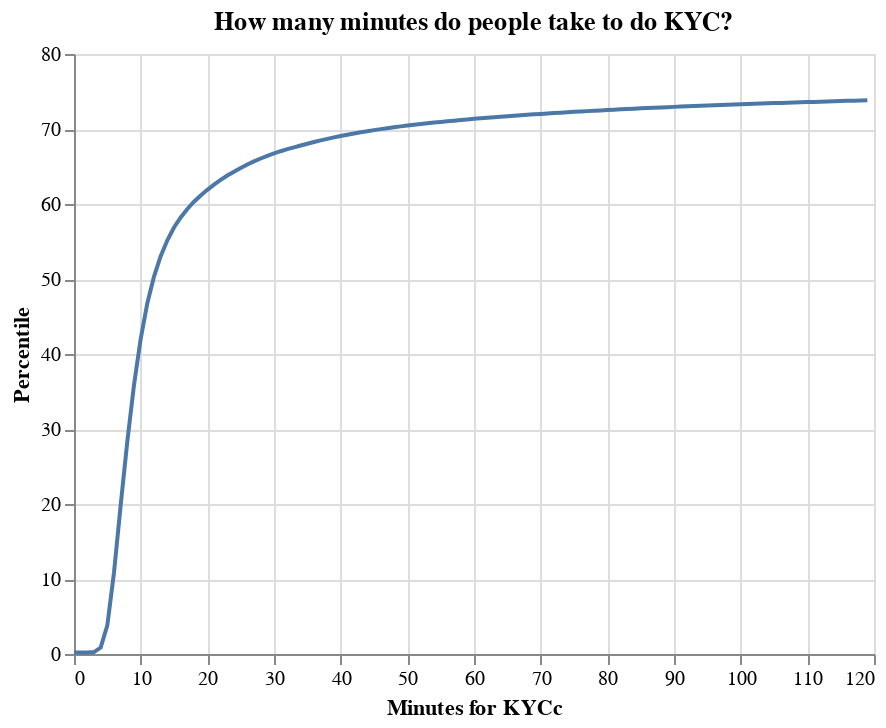

The notebook cell this image was saved under:
### Code cell
data = pd.read_pickle("kyc_time.pkl")

data["c"] = 1
data = data.groupby("time_diff").agg("count").reset_index()

data["group"] = 1
data["total"] = data.groupby(["group"])["c"].transform("sum")

data["perc"] = 100 * data["c"] / data["total"]
data["percentile"] = data["perc"].cumsum()

data = data.loc[data["time_diff"] < 120, :]

alt.Chart(data).mark_line().encode(
    x=alt.X("time_diff:Q", axis=alt.Axis(title="Minutes for KYCc")),
    y=alt.Y("percentile:Q", axis=alt.Axis(title="Percentile")),
).properties(title="How many minutes do people take to do KYC?")

### Figure 1 — Vega-Lite specification as saved in the notebook (floating-point values rounded to 4 significant figures)
{"config": {"view": {"continuousWidth": 400, "continuousHeight": 300}}, "data": {"name": "data-6bbb34a727a38ea994761f6bd3e9eeef"}, "mark": "line", "encoding": {"x": {"type": "quantitative", "axis": {"title": "Minutes for KYCc"}, "field": "time_diff"}, "y": {"type": "quantitative", "axis": {"title": "Percentile"}, "field": "percentile"}}, "title": "How many minutes do people take to do KYC?", "$schema": "https://vega.github.io/schema/vega-lite/v4.0.2.json", "datasets": {"data-6bbb34a727a38ea994761f6bd3e9eeef": [{"time_diff": 0, "user_created": 2485, "kyc_first_initiated": 2485, "kyc_first_completed": 2485, "country_tnc_legal": 2485, "attempts": 2485, "total": 1166132, "volume": 2104, "activated": 2485, "c": 2485, "group": 1, "perc": 0.2131, "percentile": 0.2131}, {"time_diff": 1, "user_created": 4, "kyc_first_initiated": 4, "kyc_first_completed": 4, "country_tnc_legal": 4, "attempts": 4, "total": 1166132, "volume": 3, "activated": 4, "c": 4, "group": 1, "perc": 0.000343, "percentile": 0.2134}, {"time_diff": 2, "user_created": 5, "kyc_first_initiated": 5, "kyc_first_completed": 5, "country_tnc_legal": 5, "attempts": 5, "total": 1166132, "volume": 3, "activated": 5, "c": 5, "group": 1, "perc": 0.0004288, "percentile": 0.2139}, {"time_diff": 3, "user_created": 525, "kyc_first_initiated": 525, "kyc_first_completed": 525, "country_tnc_legal": 525, "attempts": 525, "total": 1166132, "volume": 429, "activated": 525, "c": 525, "group": 1, "perc": 0.04502, "percentile": 0.2589}, {"time_diff": 4, "user_created": 6969, "kyc_first_initiated": 6969, "kyc_first_completed": 6969, "country_tnc_legal": 6969, "attempts": 6969, "total": 1166132, "volume": 5230, "activated": 6969, "c": 6969, "group": 1, "perc": 0.5976, "percentile": 0.8565}, {"time_diff": 5, "user_created": 34715, "kyc_first_initiated": 34715, "kyc_first_completed": 34715, "country_tnc_legal": 34715, "attempts": 34715, "total": 1166132, "volume": 24710, "activated": 34715, "c": 34715, "group": 1, "perc": 2.977, "percentile": 3.833}, {"time_diff": 6, "user_created": 81970, "kyc_first_initiated": 81970, "kyc_first_completed": 81970, "country_tnc_legal": 81970, "attempts": 81970, "total": 1166132, "volume": 56465, "activated": 81970, "c": 81970, "group": 1, "perc": 7.029, "percentile": 10.86}, {"time_diff": 7, "user_created": 104530, "kyc_first_initiated": 104530, "kyc_first_completed": 104530, "country_tnc_legal": 104530, "attempts": 104530, "total": 1166132, "volume": 71246, "activated": 104530, "c": 104530, "group": 1, "perc": 8.964, "percentile": 19.83}, {"time_diff": 8, "user_created": 99602, "kyc_first_initiated": 99602, "kyc_first_completed": 99602, "country_tnc_legal": 99602, "attempts": 99602, "total": 1166132, "volume": 67711, "activated": 99602, "c": 99602, "group": 1, "perc": 8.541, "percentile": 28.37}, {"time_diff": 9, "user_created": 87346, "kyc_first_initiated": 87346, "kyc_first_completed": 87346, "country_tnc_legal": 87346, "attempts": 87346, "total": 1166132, "volume": 59546, "activated": 87346, "c": 87346, "group": 1, "perc": 7.49, "percentile": 35.86}, {"time_diff": 10, "user_created": 71649, "kyc_first_initiated": 71649, "kyc_first_completed": 71649, "country_tnc_legal": 71649, "attempts": 71649, "total": 1166132, "volume": 49024, "activated": 71649, "c": 71649, "group": 1, "perc": 6.144, "percentile": 42.0}, {"time_diff": 11, "user_created": 55574, "kyc_first_initiated": 55574, "kyc_first_completed": 55574, "country_tnc_legal": 55574, "attempts": 55574, "total": 1166132, "volume": 38063, "activated": 55574, "c": 55574, "group": 1, "perc": 4.766, "percentile": 46.77}, {"time_diff": 12, "user_created": 41477, "kyc_first_initiated": 41477, "kyc_first_completed": 41477, "country_tnc_legal": 41477, "attempts": 41477, "total": 1166132, "volume": 28500, "activated": 41477, "c": 41477, "group": 1, "perc": 3.557, "percentile": 50.32}, {"time_diff": 13, "user_created": 31815, "kyc_first_initiated": 31815, "kyc_first_completed": 31815, "country_tnc_legal": 31815, "attempts": 31815, "total": 1166132, "volume": 22018, "activated": 31815, "c": 31815, "group": 1, "perc": 2.728, "percentile": 53.05}, {"time_diff": 14, "user_created": 24663, "kyc_first_initiated": 24663, "kyc_first_completed": 24663, "country_tnc_legal": 24663, "attempts": 24663, "total": 1166132, "volume": 17095, "activated": 24663, "c": 24663, "group": 1, "perc": 2.115, "percentile": 55.17}, {"time_diff": 15, "user_created": 19805, "kyc_first_initiated": 19805, "kyc_first_completed": 19805, "country_tnc_legal": 19805, "attempts": 19805, "total": 1166132, "volume": 13693, "activated": 19805, "c": 19805, "group": 1, "perc": 1.698, "percentile": 56.87}, {"time_diff": 16, "user_created": 15689, "kyc_first_initiated": 15689, "kyc_first_completed": 15689, "country_tnc_legal": 15689, "attempts": 15689, "total": 1166132, "volume": 10891, "activated": 15689, "c": 15689, "group": 1, "perc": 1.345, "percentile": 58.21}, {"time_diff": 17, "user_created": 13201, "kyc_first_initiated": 13201, "kyc_first_completed": 13201, "country_tnc_legal": 13201, "attempts": 13201, "total": 1166132, "volume": 9099, "activated": 13201, "c": 13201, "group": 1, "perc": 1.132, "percentile": 59.34}, {"time_diff": 18, "user_created": 11243, "kyc_first_initiated": 11243, "kyc_first_completed": 11243, "country_tnc_legal": 11243, "attempts": 11243, "total": 1166132, "volume": 7811, "activated": 11243, "c": 11243, "group": 1, "perc": 0.9641, "percentile": 60.31}, {"time_diff": 19, "user_created": 9745, "kyc_first_initiated": 9745, "kyc_first_completed": 9745, "country_tnc_legal": 9745, "attempts": 9745, "total": 1166132, "volume": 6877, "activated": 9745, "c": 9745, "group": 1, "perc": 0.8357, "percentile": 61.14}, {"time_diff": 20, "user_created": 8683, "kyc_first_initiated": 8683, "kyc_first_completed": 8683, "country_tnc_legal": 8683, "attempts": 8683, "total": 1166132, "volume": 6037, "activated": 8683, "c": 8683, "group": 1, "perc": 0.7446, "percentile": 61.89}, {"time_diff": 21, "user_created": 8139, "kyc_first_initiated": 8139, "kyc_first_completed": 8139, "country_tnc_legal": 8139, "attempts": 8139, "total": 1166132, "volume": 5541, "activated": 8139, "c": 8139, "group": 1, "perc": 0.6979, "percentile": 62.59}, {"time_diff": 22, "user_created": 7445, "kyc_first_initiated": 7445, "kyc_first_completed": 7445, "country_tnc_legal": 7445, "attempts": 7445, "total": 1166132, "volume": 5150, "activated": 7445, "c": 7445, "group": 1, "perc": 0.6384, "percentile": 63.22}, {"time_diff": 23, "user_created": 6634, "kyc_first_initiated": 6634, "kyc_first_completed": 6634, "country_tnc_legal": 6634, "attempts": 6634, "total": 1166132, "volume": 4578, "activated": 6634, "c": 6634, "group": 1, "perc": 0.5689, "percentile": 63.79}, {"time_diff": 24, "user_created": 6063, "kyc_first_initiated": 6063, "kyc_first_completed": 6063, "country_tnc_legal": 6063, "attempts": 6063, "total": 1166132, "volume": 4209, "activated": 6063, "c": 6063, "group": 1, "perc": 0.5199, "percentile": 64.31}, {"time_diff": 25, "user_created": 5665, "kyc_first_initiated": 5665, "kyc_first_completed": 5665, "country_tnc_legal": 5665, "attempts": 5665, "total": 1166132, "volume": 3977, "activated": 5665, "c": 5665, "group": 1, "perc": 0.4858, "percentile": 64.8}, {"time_diff": 26, "user_created": 5374, "kyc_first_initiated": 5374, "kyc_first_completed": 5374, "country_tnc_legal": 5374, "attempts": 5374, "total": 1166132, "volume": 3703, "activated": 5374, "c": 5374, "group": 1, "perc": 0.4608, "percentile": 65.26}, {"time_diff": 27, "user_created": 4859, "kyc_first_initiated": 4859, "kyc_first_completed": 4859, "country_tnc_legal": 4859, "attempts": 4859, "total": 1166132, "volume": 3376, "activated": 4859, "c": 4859, "group": 1, "perc": 0.4167, "percentile": 65.68}, {"time_diff": 28, "user_created": 4560, "kyc_first_initiated": 4560, "kyc_first_completed": 4560, "country_tnc_legal": 4560, "attempts": 4560, "total": 1166132, "volume": 3235, "activated": 4560, "c": 4560, "group": 1, "perc": 0.391, "percentile": 66.07}, {"time_diff": 29, "user_created": 4075, "kyc_first_initiated": 4075, "kyc_first_completed": 4075, "country_tnc_legal": 4075, "attempts": 4075, "total": 1166132, "volume": 2757, "activated": 4075, "c": 4075, "group": 1, "perc": 0.3494, "percentile": 66.42}, {"time_diff": 30, "user_created": 3801, "kyc_first_initiated": 3801, "kyc_first_completed": 3801, "country_tnc_legal": 3801, "attempts": 3801, "total": 1166132, "volume": 2661, "activated": 3801, "c": 3801, "group": 1, "perc": 0.3259, "percentile": 66.74}, {"time_diff": 31, "user_created": 3432, "kyc_first_initiated": 3432, "kyc_first_completed": 3432, "country_tnc_legal": 3432, "attempts": 3432, "total": 1166132, "volume": 2405, "activated": 3432, "c": 3432, "group": 1, "perc": 0.2943, "percentile": 67.04}, {"time_diff": 32, "user_created": 3130, "kyc_first_initiated": 3130, "kyc_first_completed": 3130, "country_tnc_legal": 3130, "attempts": 3130, "total": 1166132, "volume": 2146, "activated": 3130, "c": 3130, "group": 1, "perc": 0.2684, "percentile": 67.31}, {"time_diff": 33, "user_created": 2926, "kyc_first_initiated": 2926, "kyc_first_completed": 2926, "country_tnc_legal": 2926, "attempts": 2926, "total": 1166132, "volume": 2025, "activated": 2926, "c": 2926, "group": 1, "perc": 0.2509, "percentile": 67.56}, {"time_diff": 34, "user_created": 2852, "kyc_first_initiated": 2852, "kyc_first_completed": 2852, "country_tnc_legal": 2852, "attempts": 2852, "total": 1166132, "volume": 2011, "activated": 2852, "c": 2852, "group": 1, "perc": 0.2446, "percentile": 67.8}, {"time_diff": 35, "user_created": 2778, "kyc_first_initiated": 2778, "kyc_first_completed": 2778, "country_tnc_legal": 2778, "attempts": 2778, "total": 1166132, "volume": 1954, "activated": 2778, "c": 2778, "group": 1, "perc": 0.2382, "percentile": 68.04}, {"time_diff": 36, "user_created": 2698, "kyc_first_initiated": 2698, "kyc_first_completed": 2698, "country_tnc_legal": 2698, "attempts": 2698, "total": 1166132, "volume": 1901, "activated": 2698, "c": 2698, "group": 1, "perc": 0.2314, "percentile": 68.27}, {"time_diff": 37, "user_created": 2483, "kyc_first_initiated": 2483, "kyc_first_completed": 2483, "country_tnc_legal": 2483, "attempts": 2483, "total": 1166132, "volume": 1748, "activated": 2483, "c": 2483, "group": 1, "perc": 0.2129, "percentile": 68.48}, {"time_diff": 38, "user_created": 2409, "kyc_first_initiated": 2409, "kyc_first_completed": 2409, "country_tnc_legal": 2409, "attempts": 2409, "total": 1166132, "volume": 1713, "activated": 2409, "c": 2409, "group": 1, "perc": 0.2066, "percentile": 68.69}, {"time_diff": 39, "user_created": 2285, "kyc_first_initiated": 2285, "kyc_first_completed": 2285, "country_tnc_legal": 2285, "attempts": 2285, "total": 1166132, "volume": 1587, "activated": 2285, "c": 2285, "group": 1, "perc": 0.1959, "percentile": 68.89}, {"time_diff": 40, "user_created": 2081, "kyc_first_initiated": 2081, "kyc_first_completed": 2081, "country_tnc_legal": 2081, "attempts": 2081, "total": 1166132, "volume": 1465, "activated": 2081, "c": 2081, "group": 1, "perc": 0.1785, "percentile": 69.06}, {"time_diff": 41, "user_created": 2069, "kyc_first_initiated": 2069, "kyc_first_completed": 2069, "country_tnc_legal": 2069, "attempts": 2069, "total": 1166132, "volume": 1458, "activated": 2069, "c": 2069, "group": 1, "perc": 0.1774, "percentile": 69.24}, {"time_diff": 42, "user_created": 1961, "kyc_first_initiated": 1961, "kyc_first_completed": 1961, "country_tnc_legal": 1961, "attempts": 1961, "total": 1166132, "volume": 1372, "activated": 1961, "c": 1961, "group": 1, "perc": 0.1682, "percentile": 69.41}, {"time_diff": 43, "user_created": 1815, "kyc_first_initiated": 1815, "kyc_first_completed": 1815, "country_tnc_legal": 1815, "attempts": 1815, "total": 1166132, "volume": 1281, "activated": 1815, "c": 1815, "group": 1, "perc": 0.1556, "percentile": 69.57}, {"time_diff": 44, "user_created": 1705, "kyc_first_initiated": 1705, "kyc_first_completed": 1705, "country_tnc_legal": 1705, "attempts": 1705, "total": 1166132, "volume": 1185, "activated": 1705, "c": 1705, "group": 1, "perc": 0.1462, "percentile": 69.71}, {"time_diff": 45, "user_created": 1587, "kyc_first_initiated": 1587, "kyc_first_completed": 1587, "country_tnc_legal": 1587, "attempts": 1587, "total": 1166132, "volume": 1094, "activated": 1587, "c": 1587, "group": 1, "perc": 0.1361, "percentile": 69.85}, {"time_diff": 46, "user_created": 1551, "kyc_first_initiated": 1551, "kyc_first_completed": 1551, "country_tnc_legal": 1551, "attempts": 1551, "total": 1166132, "volume": 1098, "activated": 1551, "c": 1551, "group": 1, "perc": 0.133, "percentile": 69.98}, {"time_diff": 47, "user_created": 1536, "kyc_first_initiated": 1536, "kyc_first_completed": 1536, "country_tnc_legal": 1536, "attempts": 1536, "total": 1166132, "volume": 1090, "activated": 1536, "c": 1536, "group": 1, "perc": 0.1317, "percentile": 70.11}, {"time_diff": 48, "user_created": 1406, "kyc_first_initiated": 1406, "kyc_first_completed": 1406, "country_tnc_legal": 1406, "attempts": 1406, "total": 1166132, "volume": 977, "activated": 1406, "c": 1406, "group": 1, "perc": 0.1206, "percentile": 70.23}, {"time_diff": 49, "user_created": 1383, "kyc_first_initiated": 1383, "kyc_first_completed": 1383, "country_tnc_legal": 1383, "attempts": 1383, "total": 1166132, "volume": 953, "activated": 1383, "c": 1383, "group": 1, "perc": 0.1186, "percentile": 70.35}, {"time_diff": 50, "user_created": 1235, "kyc_first_initiated": 1235, "kyc_first_completed": 1235, "country_tnc_legal": 1235, "attempts": 1235, "total": 1166132, "volume": 841, "activated": 1235, "c": 1235, "group": 1, "perc": 0.1059, "percentile": 70.46}, {"time_diff": 51, "user_created": 1246, "kyc_first_initiated": 1246, "kyc_first_completed": 1246, "country_tnc_legal": 1246, "attempts": 1246, "total": 1166132, "volume": 851, "activated": 1246, "c": 1246, "group": 1, "perc": 0.1068, "percentile": 70.56}, {"time_diff": 52, "user_created": 1132, "kyc_first_initiated": 1132, "kyc_first_completed": 1132, "country_tnc_legal": 1132, "attempts": 1132, "total": 1166132, "volume": 784, "activated": 1132, "c": 1132, "group": 1, "perc": 0.09707, "percentile": 70.66}, {"time_diff": 53, "user_created": 1138, "kyc_first_initiated": 1138, "kyc_first_completed": 1138, "country_tnc_legal": 1138, "attempts": 1138, "total": 1166132, "volume": 786, "activated": 1138, "c": 1138, "group": 1, "perc": 0.09759, "percentile": 70.76}, {"time_diff": 54, "user_created": 1117, "kyc_first_initiated": 1117, "kyc_first_completed": 1117, "country_tnc_legal": 1117, "attempts": 1117, "total": 1166132, "volume": 745, "activated": 1117, "c": 1117, "group": 1, "perc": 0.09579, "percentile": 70.86}, {"time_diff": 55, "user_created": 1056, "kyc_first_initiated": 1056, "kyc_first_completed": 1056, "country_tnc_legal": 1056, "attempts": 1056, "total": 1166132, "volume": 757, "activated": 1056, "c": 1056, "group": 1, "perc": 0.09056, "percentile": 70.95}, {"time_diff": 56, "user_created": 983, "kyc_first_initiated": 983, "kyc_first_completed": 983, "country_tnc_legal": 983, "attempts": 983, "total": 1166132, "volume": 686, "activated": 983, "c": 983, "group": 1, "perc": 0.0843, "percentile": 71.03}, {"time_diff": 57, "user_created": 987, "kyc_first_initiated": 987, "kyc_first_completed": 987, "country_tnc_legal": 987, "attempts": 987, "total": 1166132, "volume": 657, "activated": 987, "c": 987, "group": 1, "perc": 0.08464, "percentile": 71.11}, {"time_diff": 58, "user_created": 967, "kyc_first_initiated": 967, "kyc_first_completed": 967, "country_tnc_legal": 967, "attempts": 967, "total": 1166132, "volume": 678, "activated": 967, "c": 967, "group": 1, "perc": 0.08292, "percentile": 71.2}, {"time_diff": 59, "user_created": 915, "kyc_first_initiated": 915, "kyc_first_completed": 915, "country_tnc_legal": 915, "attempts": 915, "total": 1166132, "volume": 624, "activated": 915, "c": 915, "group": 1, "perc": 0.07846, "percentile": 71.28}, {"time_diff": 60, "user_created": 937, "kyc_first_initiated": 937, "kyc_first_completed": 937, "country_tnc_legal": 937, "attempts": 937, "total": 1166132, "volume": 669, "activated": 937, "c": 937, "group": 1, "perc": 0.08035, "percentile": 71.36}, {"time_diff": 61, "user_created": 896, "kyc_first_initiated": 896, "kyc_first_completed": 896, "country_tnc_legal": 896, "attempts": 896, "total": 1166132, "volume": 633, "activated": 896, "c": 896, "group": 1, "perc": 0.07684, "percentile": 71.43}, {"time_diff": 62, "user_created": 828, "kyc_first_initiated": 828, "kyc_first_completed": 828, "country_tnc_legal": 828, "attempts": 828, "total": 1166132, "volume": 565, "activated": 828, "c": 828, "group": 1, "perc": 0.071, "percentile": 71.5}, {"time_diff": 63, "user_created": 781, "kyc_first_initiated": 781, "kyc_first_completed": 781, "country_tnc_legal": 781, "attempts": 781, "total": 1166132, "volume": 525, "activated": 781, "c": 781, "group": 1, "perc": 0.06697, "percentile": 71.57}, {"time_diff": 64, "user_created": 797, "kyc_first_initiated": 797, "kyc_first_completed": 797, "country_tnc_legal": 797, "attempts": 797, "total": 1166132, "volume": 554, "activated": 797, "c": 797, "group": 1, "perc": 0.06835, "percentile": 71.64}, {"time_diff": 65, "user_created": 738, "kyc_first_initiated": 738, "kyc_first_completed": 738, "country_tnc_legal": 738, "attempts": 738, "total": 1166132, "volume": 501, "activated": 738, "c": 738, "group": 1, "perc": 0.06329, "percentile": 71.7}, {"time_diff": 66, "user_created": 766, "kyc_first_initiated": 766, "kyc_first_completed": 766, "country_tnc_legal": 766, "attempts": 766, "total": 1166132, "volume": 559, "activated": 766, "c": 766, "group": 1, "perc": 0.06569, "percentile": 71.77}, {"time_diff": 67, "user_created": 709, "kyc_first_initiated": 709, "kyc_first_completed": 709, "country_tnc_legal": 709, "attempts": 709, "total": 1166132, "volume": 482, "activated": 709, "c": 709, "group": 1, "perc": 0.0608, "percentile": 71.83}, {"time_diff": 68, "user_created": 733, "kyc_first_initiated": 733, "kyc_first_completed": 733, "country_tnc_legal": 733, "attempts": 733, "total": 1166132, "volume": 488, "activated": 733, "c": 733, "group": 1, "perc": 0.06286, "percentile": 71.89}, {"time_diff": 69, "user_created": 683, "kyc_first_initiated": 683, "kyc_first_completed": 683, "country_tnc_legal": 683, "attempts": 683, "total": 1166132, "volume": 475, "activated": 683, "c": 683, "group": 1, "perc": 0.05857, "percentile": 71.95}, {"time_diff": 70, "user_created": 682, "kyc_first_initiated": 682, "kyc_first_completed": 682, "country_tnc_legal": 682, "attempts": 682, "total": 1166132, "volume": 474, "activated": 682, "c": 682, "group": 1, "perc": 0.05848, "percentile": 72.01}, {"time_diff": 71, "user_created": 698, "kyc_first_initiated": 698, "kyc_first_completed": 698, "country_tnc_legal": 698, "attempts": 698, "total": 1166132, "volume": 494, "activated": 698, "c": 698, "group": 1, "perc": 0.05986, "percentile": 72.07}, {"time_diff": 72, "user_created": 644, "kyc_first_initiated": 644, "kyc_first_completed": 644, "country_tnc_legal": 644, "attempts": 644, "total": 1166132, "volume": 448, "activated": 644, "c": 644, "group": 1, "perc": 0.05523, "percentile": 72.12}, {"time_diff": 73, "user_created": 657, "kyc_first_initiated": 657, "kyc_first_completed": 657, "country_tnc_legal": 657, "attempts": 657, "total": 1166132, "volume": 466, "activated": 657, "c": 657, "group": 1, "perc": 0.05634, "percentile": 72.18}, {"time_diff": 74, "user_created": 603, "kyc_first_initiated": 603, "kyc_first_completed": 603, "country_tnc_legal": 603, "attempts": 603, "total": 1166132, "volume": 416, "activated": 603, "c": 603, "group": 1, "perc": 0.05171, "percentile": 72.23}, {"time_diff": 75, "user_created": 616, "kyc_first_initiated": 616, "kyc_first_completed": 616, "country_tnc_legal": 616, "attempts": 616, "total": 1166132, "volume": 440, "activated": 616, "c": 616, "group": 1, "perc": 0.05282, "percentile": 72.29}, {"time_diff": 76, "user_created": 573, "kyc_first_initiated": 573, "kyc_first_completed": 573, "country_tnc_legal": 573, "attempts": 573, "total": 1166132, "volume": 401, "activated": 573, "c": 573, "group": 1, "perc": 0.04914, "percentile": 72.33}, {"time_diff": 77, "user_created": 574, "kyc_first_initiated": 574, "kyc_first_completed": 574, "country_tnc_legal": 574, "attempts": 574, "total": 1166132, "volume": 399, "activated": 574, "c": 574, "group": 1, "perc": 0.04922, "percentile": 72.38}, {"time_diff": 78, "user_created": 561, "kyc_first_initiated": 561, "kyc_first_completed": 561, "country_tnc_legal": 561, "attempts": 561, "total": 1166132, "volume": 394, "activated": 561, "c": 561, "group": 1, "perc": 0.04811, "percentile": 72.43}, {"time_diff": 79, "user_created": 561, "kyc_first_initiated": 561, "kyc_first_completed": 561, "country_tnc_legal": 561, "attempts": 561, "total": 1166132, "volume": 379, "activated": 561, "c": 561, "group": 1, "perc": 0.04811, "percentile": 72.48}, {"time_diff": 80, "user_created": 527, "kyc_first_initiated": 527, "kyc_first_completed": 527, "country_tnc_legal": 527, "attempts": 527, "total": 1166132, "volume": 366, "activated": 527, "c": 527, "group": 1, "perc": 0.04519, "percentile": 72.52}, {"time_diff": 81, "user_created": 573, "kyc_first_initiated": 573, "kyc_first_completed": 573, "country_tnc_legal": 573, "attempts": 573, "total": 1166132, "volume": 392, "activated": 573, "c": 573, "group": 1, "perc": 0.04914, "percentile": 72.57}, {"time_diff": 82, "user_created": 525, "kyc_first_initiated": 525, "kyc_first_completed": 525, "country_tnc_legal": 525, "attempts": 525, "total": 1166132, "volume": 371, "activated": 525, "c": 525, "group": 1, "perc": 0.04502, "percentile": 72.62}, {"time_diff": 83, "user_created": 516, "kyc_first_initiated": 516, "kyc_first_completed": 516, "country_tnc_legal": 516, "attempts": 516, "total": 1166132, "volume": 360, "activated": 516, "c": 516, "group": 1, "perc": 0.04425, "percentile": 72.66}, {"time_diff": 84, "user_created": 492, "kyc_first_initiated": 492, "kyc_first_completed": 492, "country_tnc_legal": 492, "attempts": 492, "total": 1166132, "volume": 373, "activated": 492, "c": 492, "group": 1, "perc": 0.04219, "percentile": 72.71}, {"time_diff": 85, "user_created": 522, "kyc_first_initiated": 522, "kyc_first_completed": 522, "country_tnc_legal": 522, "attempts": 522, "total": 1166132, "volume": 355, "activated": 522, "c": 522, "group": 1, "perc": 0.04476, "percentile": 72.75}, {"time_diff": 86, "user_created": 473, "kyc_first_initiated": 473, "kyc_first_completed": 473, "country_tnc_legal": 473, "attempts": 473, "total": 1166132, "volume": 305, "activated": 473, "c": 473, "group": 1, "perc": 0.04056, "percentile": 72.79}, {"time_diff": 87, "user_created": 483, "kyc_first_initiated": 483, "kyc_first_completed": 483, "country_tnc_legal": 483, "attempts": 483, "total": 1166132, "volume": 334, "activated": 483, "c": 483, "group": 1, "perc": 0.04142, "percentile": 72.83}, {"time_diff": 88, "user_created": 465, "kyc_first_initiated": 465, "kyc_first_completed": 465, "country_tnc_legal": 465, "attempts": 465, "total": 1166132, "volume": 347, "activated": 465, "c": 465, "group": 1, "perc": 0.03988, "percentile": 72.87}, {"time_diff": 89, "user_created": 454, "kyc_first_initiated": 454, "kyc_first_completed": 454, "country_tnc_legal": 454, "attempts": 454, "total": 1166132, "volume": 325, "activated": 454, "c": 454, "group": 1, "perc": 0.03893, "percentile": 72.91}, {"time_diff": 90, "user_created": 456, "kyc_first_initiated": 456, "kyc_first_completed": 456, "country_tnc_legal": 456, "attempts": 456, "total": 1166132, "volume": 336, "activated": 456, "c": 456, "group": 1, "perc": 0.0391, "percentile": 72.95}, {"time_diff": 91, "user_created": 420, "kyc_first_initiated": 420, "kyc_first_completed": 420, "country_tnc_legal": 420, "attempts": 420, "total": 1166132, "volume": 301, "activated": 420, "c": 420, "group": 1, "perc": 0.03602, "percentile": 72.99}, {"time_diff": 92, "user_created": 454, "kyc_first_initiated": 454, "kyc_first_completed": 454, "country_tnc_legal": 454, "attempts": 454, "total": 1166132, "volume": 290, "activated": 454, "c": 454, "group": 1, "perc": 0.03893, "percentile": 73.03}, {"time_diff": 93, "user_created": 415, "kyc_first_initiated": 415, "kyc_first_completed": 415, "country_tnc_legal": 415, "attempts": 415, "total": 1166132, "volume": 299, "activated": 415, "c": 415, "group": 1, "perc": 0.03559, "percentile": 73.06}, {"time_diff": 94, "user_created": 445, "kyc_first_initiated": 445, "kyc_first_completed": 445, "country_tnc_legal": 445, "attempts": 445, "total": 1166132, "volume": 300, "activated": 445, "c": 445, "group": 1, "perc": 0.03816, "percentile": 73.1}, {"time_diff": 95, "user_created": 411, "kyc_first_initiated": 411, "kyc_first_completed": 411, "country_tnc_legal": 411, "attempts": 411, "total": 1166132, "volume": 292, "activated": 411, "c": 411, "group": 1, "perc": 0.03524, "percentile": 73.13}, {"time_diff": 96, "user_created": 400, "kyc_first_initiated": 400, "kyc_first_completed": 400, "country_tnc_legal": 400, "attempts": 400, "total": 1166132, "volume": 279, "activated": 400, "c": 400, "group": 1, "perc": 0.0343, "percentile": 73.17}, {"time_diff": 97, "user_created": 393, "kyc_first_initiated": 393, "kyc_first_completed": 393, "country_tnc_legal": 393, "attempts": 393, "total": 1166132, "volume": 273, "activated": 393, "c": 393, "group": 1, "perc": 0.0337, "percentile": 73.2}, {"time_diff": 98, "user_created": 378, "kyc_first_initiated": 378, "kyc_first_completed": 378, "country_tnc_legal": 378, "attempts": 378, "total": 1166132, "volume": 249, "activated": 378, "c": 378, "group": 1, "perc": 0.03241, "percentile": 73.23}, {"time_diff": 99, "user_created": 377, "kyc_first_initiated": 377, "kyc_first_completed": 377, "country_tnc_legal": 377, "attempts": 377, "total": 1166132, "volume": 266, "activated": 377, "c": 377, "group": 1, "perc": 0.03233, "percentile": 73.27}, {"time_diff": 100, "user_created": 342, "kyc_first_initiated": 342, "kyc_first_completed": 342, "country_tnc_legal": 342, "attempts": 342, "total": 1166132, "volume": 230, "activated": 342, "c": 342, "group": 1, "perc": 0.02933, "percentile": 73.3}, {"time_diff": 101, "user_created": 396, "kyc_first_initiated": 396, "kyc_first_completed": 396, "country_tnc_legal": 396, "attempts": 396, "total": 1166132, "volume": 261, "activated": 396, "c": 396, "group": 1, "perc": 0.03396, "percentile": 73.33}, {"time_diff": 102, "user_created": 333, "kyc_first_initiated": 333, "kyc_first_completed": 333, "country_tnc_legal": 333, "attempts": 333, "total": 1166132, "volume": 233, "activated": 333, "c": 333, "group": 1, "perc": 0.02856, "percentile": 73.36}, {"time_diff": 103, "user_created": 403, "kyc_first_initiated": 403, "kyc_first_completed": 403, "country_tnc_legal": 403, "attempts": 403, "total": 1166132, "volume": 275, "activated": 403, "c": 403, "group": 1, "perc": 0.03456, "percentile": 73.39}, {"time_diff": 104, "user_created": 343, "kyc_first_initiated": 343, "kyc_first_completed": 343, "country_tnc_legal": 343, "attempts": 343, "total": 1166132, "volume": 235, "activated": 343, "c": 343, "group": 1, "perc": 0.02941, "percentile": 73.42}, {"time_diff": 105, "user_created": 333, "kyc_first_initiated": 333, "kyc_first_completed": 333, "country_tnc_legal": 333, "attempts": 333, "total": 1166132, "volume": 227, "activated": 333, "c": 333, "group": 1, "perc": 0.02856, "percentile": 73.45}, {"time_diff": 106, "user_created": 343, "kyc_first_initiated": 343, "kyc_first_completed": 343, "country_tnc_legal": 343, "attempts": 343, "total": 1166132, "volume": 243, "activated": 343, "c": 343, "group": 1, "perc": 0.02941, "percentile": 73.48}, {"time_diff": 107, "user_created": 316, "kyc_first_initiated": 316, "kyc_first_completed": 316, "country_tnc_legal": 316, "attempts": 316, "total": 1166132, "volume": 233, "activated": 316, "c": 316, "group": 1, "perc": 0.0271, "percentile": 73.51}, {"time_diff": 108, "user_created": 316, "kyc_first_initiated": 316, "kyc_first_completed": 316, "country_tnc_legal": 316, "attempts": 316, "total": 1166132, "volume": 225, "activated": 316, "c": 316, "group": 1, "perc": 0.0271, "percentile": 73.53}, {"time_diff": 109, "user_created": 320, "kyc_first_initiated": 320, "kyc_first_completed": 320, "country_tnc_legal": 320, "attempts": 320, "total": 1166132, "volume": 221, "activated": 320, "c": 320, "group": 1, "perc": 0.02744, "percentile": 73.56}, {"time_diff": 110, "user_created": 301, "kyc_first_initiated": 301, "kyc_first_completed": 301, "country_tnc_legal": 301, "attempts": 301, "total": 1166132, "volume": 222, "activated": 301, "c": 301, "group": 1, "perc": 0.02581, "percentile": 73.59}, {"time_diff": 111, "user_created": 320, "kyc_first_initiated": 320, "kyc_first_completed": 320, "country_tnc_legal": 320, "attempts": 320, "total": 1166132, "volume": 232, "activated": 320, "c": 320, "group": 1, "perc": 0.02744, "percentile": 73.62}, {"time_diff": 112, "user_created": 328, "kyc_first_initiated": 328, "kyc_first_completed": 328, "country_tnc_legal": 328, "attempts": 328, "total": 1166132, "volume": 230, "activated": 328, "c": 328, "group": 1, "perc": 0.02813, "percentile": 73.64}, {"time_diff": 113, "user_created": 352, "kyc_first_initiated": 352, "kyc_first_completed": 352, "country_tnc_legal": 352, "attempts": 352, "total": 1166132, "volume": 227, "activated": 352, "c": 352, "group": 1, "perc": 0.03019, "percentile": 73.67}, {"time_diff": 114, "user_created": 310, "kyc_first_initiated": 310, "kyc_first_completed": 310, "country_tnc_legal": 310, "attempts": 310, "total": 1166132, "volume": 218, "activated": 310, "c": 310, "group": 1, "perc": 0.02658, "percentile": 73.7}, {"time_diff": 115, "user_created": 314, "kyc_first_initiated": 314, "kyc_first_completed": 314, "country_tnc_legal": 314, "attempts": 314, "total": 1166132, "volume": 219, "activated": 314, "c": 314, "group": 1, "perc": 0.02693, "percentile": 73.73}, {"time_diff": 116, "user_created": 304, "kyc_first_initiated": 304, "kyc_first_completed": 304, "country_tnc_legal": 304, "attempts": 304, "total": 1166132, "volume": 213, "activated": 304, "c": 304, "group": 1, "perc": 0.02607, "percentile": 73.75}, {"time_diff": 117, "user_created": 292, "kyc_first_initiated": 292, "kyc_first_completed": 292, "country_tnc_legal": 292, "attempts": 292, "total": 1166132, "volume": 189, "activated": 292, "c": 292, "group": 1, "perc": 0.02504, "percentile": 73.78}, {"time_diff": 118, "user_created": 272, "kyc_first_initiated": 272, "kyc_first_completed": 272, "country_tnc_legal": 272, "attempts": 272, "total": 1166132, "volume": 194, "activated": 272, "c": 272, "group": 1, "perc": 0.02332, "percentile": 73.8}, {"time_diff": 119, "user_created": 304, "kyc_first_initiated": 304, "kyc_first_completed": 304, "country_tnc_legal": 304, "attempts": 304, "total": 1166132, "volume": 217, "activated": 304, "c": 304, "group": 1, "perc": 0.02607, "percentile": 73.83}]}}
